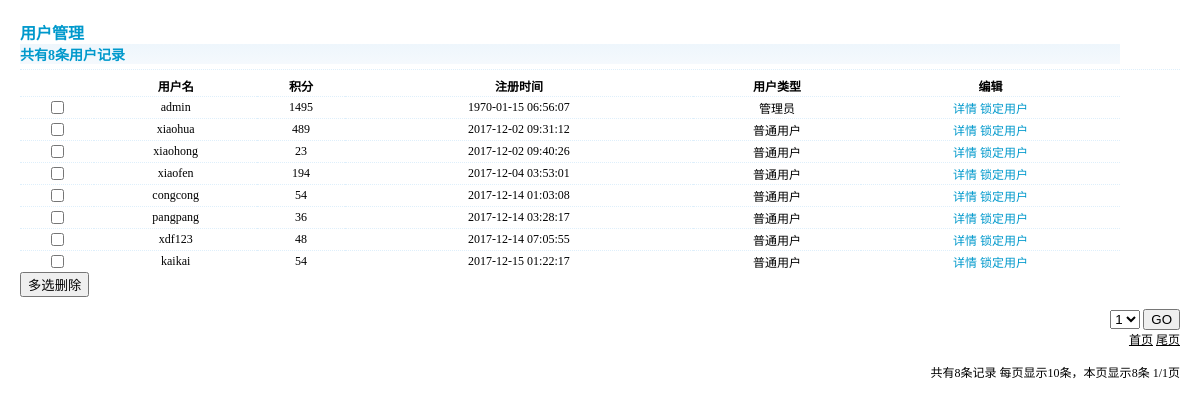
Page /adminEditUser.php?page=1 on the committed database.
### tables this page shows
CREATE TABLE IF NOT EXISTS `bbs_user` (
  `uid` int(11) NOT NULL AUTO_INCREMENT,
  `username` char(16) NOT NULL COMMENT '账号',
  `password` char(32) NOT NULL COMMENT '密码（md5加密）',
  `email` char(30) NOT NULL COMMENT '邮箱',
  `undertype` tinyint(2) NOT NULL COMMENT '账号类型（1=管理员，0=普通用户）',
  `regtime` int(12) NOT NULL COMMENT '注册时间',
  `lasttime` int(12) NOT NULL COMMENT '最后登录时间',
  `regip` int(12) NOT NULL COMMENT '注册IP',
  `picture` varchar(255) NOT NULL DEFAULT 'public/img/avatarBlank.gif' COMMENT '头像',
  `grade` int(10) DEFAULT '0' COMMENT '积分',
  `problem` varchar(200) DEFAULT '0' COMMENT '查找密码问题',
  `result` varchar(200) DEFAULT NULL COMMENT '答案',
  `realname` char(50) DEFAULT NULL COMMENT '真实姓名',
  `sex` tinyint(4) DEFAULT '2' COMMENT '性别（1=男。2=女）',
  `birthday` varchar(20) DEFAULT NULL COMMENT '生日',
  `place` varchar(50) DEFAULT NULL COMMENT '所在地',
  `qq` char(13) DEFAULT NULL COMMENT 'QQ号码',
  `autograph` varchar(500) DEFAULT NULL COMMENT '个人签名',
  `errortimes` int(11) NOT NULL DEFAULT '0' COMMENT '登录时密码错误的次数',
  `allowlogin` tinyint(2) NOT NULL DEFAULT '0' COMMENT '是否允许登录（0=允许，1=不允许）',
  PRIMARY KEY (`uid`)
);

### helper/mysql.php (called while the page is built, shortened)
<?php
function dbSelect($link,$table,$fields='*',$where=null,$orderby=null,$limit=null)
{
	$sql = "select $fields from $table";
	$where = parseWhere($where);
	if ($limit) {
		$sql .= ' limit ' . $limit;
	}
	$result = mysqli_query($link,$sql);
	if ($result && mysqli_num_rows($result)) {
		return mysqli_fetch_all($result,MYSQLI_BOTH);
	}
	return false;
}
function parseWhere($where)
{
	if (is_array($where)) {
		return join(' and ',$where);
	} else if (is_string($where)) {
		return $where;
	} else {
		return null;
	}
}

### caches/admin/adminEditUser_html.php (the view, shortened to what this page needs)
<html>
	<head>
		<link rel="stylesheet" type="text/css" href="../../public/css/adminEditUser.css"/>
	</head>
	<body>
		<div class="title">
			用户管理
		</div>
		<div class = "titleLittle">
			共有<?=$userCount;?>条用户记录
		</div>
		<hr />
		<form action = 'adminEditUser.php?page=<?=$page;?>' method="post">
			<table rules="none">
				<tr>
					<th></th>
					<th>用户名</th>
					<th>积分</th>
					<th>注册时间</th>
					<th>用户类型</th>
					<th>编辑</th>
				</tr>
				<?php if (empty($user)): ?>
				<?php else: ?>
				<?php foreach ($user as $vUser):?>
				<tr>
					<td><input type = "checkbox" name = "uid[]" value = "<?=$vUser['uid'];?>"/></td>
					<td><?=$vUser['username'];?></td>
					<td><?=$vUser['grade'];?></td>
					<td><?php echo date ("Y-m-d H:i:s" ,$vUser['regtime']);?></td>
					<td>
						<?php if ($vUser['undertype'] == 1): ?>
							管理员
						<?php else: ?>
							普通用户
						<?php endif; ?>
					</td>
					<td>
							<a href="adminUserMsg.php?uid=<?=$vUser['uid'];?>&page=<?=$page;?>">详情</a>
							<a href="adminEditUser.php?bid=<?=$vUser['uid'];?>&page=<?=$page;?>">
							<?php if ($vUser['allowlogin'] == 0): ?>
								锁定用户
							<?php else: ?>
								解锁
							<?php endif; ?>
							</a>
					</td>
				</tr>
				<?php endforeach;?>
				<?php endif; ?>
			</table>
			<button>多选删除</button>
		</form>
		<div class="limit">
			<form action="listLimit.php" method="post">
				<select name="page">
					<?php for ($i = 1; $i <= $pages ;$i++):?>
					<option value="<?=$i;?>"><?=$i;?></option>
					<?php endfor;?>
				</select>
				<button>GO</button>
			</form>
			<a href="adminEditUser.php?page=1">首页</a>
			<a href="adminEditUser.php?page=<?=$pages;?>">尾页</a><br />
			<br />
			共有<?=$motifCount;?>条记录	每页显示<?=$pageCount;?>条，本页显示<?=$realCount;?>条	<?=$page;?>/<?=$pages;?>页
		</div>
	</body>
</html>

### public/css/adminEditUser.css (style rules this page uses)
body { margin:20px; font-size:12px; }
.title { color:#0099CC; font-weight:bolder; font-size:16px; }
.titleLittle { width:1100px; color:#0099CC; font-weight:bolder; font-size:14px; height:20px; background:-webkit-gradient(linear, 0% 0%, 0% 100%,from(#EEF6FC), to(#F5F9FD)); }
table { font-size:12px; width:1100px; }
hr { height:1px; border:none; border-top:1px dotted #DEEFFB; margin:5px auto 5px; }
table tr { border-top:1px dotted #DEEFFB; text-align:center; }
table td a { color:#0099CC; text-decoration:none; }
.limit { width:500px; font-size:12px; float:right; text-align:right; margin-bottom:10px; }
.limit form { margin:0; }
.limit a { color:black; }

### rows in the picture
bbs_user: username "admin", grade "1495", regtime "1970-01-15 06:56:07", undertype "管理员", allowlogin "锁定用户"
bbs_user: username "xiaohua", grade "489", regtime "2017-12-02 09:31:12", undertype "普通用户", allowlogin "锁定用户"
bbs_user: username "xiaohong", grade "23", regtime "2017-12-02 09:40:26", undertype "普通用户", allowlogin "锁定用户"
bbs_user: username "xiaofen", grade "194", regtime "2017-12-04 03:53:01", undertype "普通用户", allowlogin "锁定用户"
bbs_user: username "congcong", grade "54", regtime "2017-12-14 01:03:08", undertype "普通用户", allowlogin "锁定用户"
bbs_user: username "pangpang", grade "36", regtime "2017-12-14 03:28:17", undertype "普通用户", allowlogin "锁定用户"
bbs_user: username "xdf123", grade "48", regtime "2017-12-14 07:05:55", undertype "普通用户", allowlogin "锁定用户"
bbs_user: username "kaikai", grade "54", regtime "2017-12-15 01:22:17", undertype "普通用户", allowlogin "锁定用户"

### other values in the picture
$userCount "8"
$motifCount "8"
$pageCount "10"
$realCount "8"
$page "1"
$pages "1"
form field page "1"
